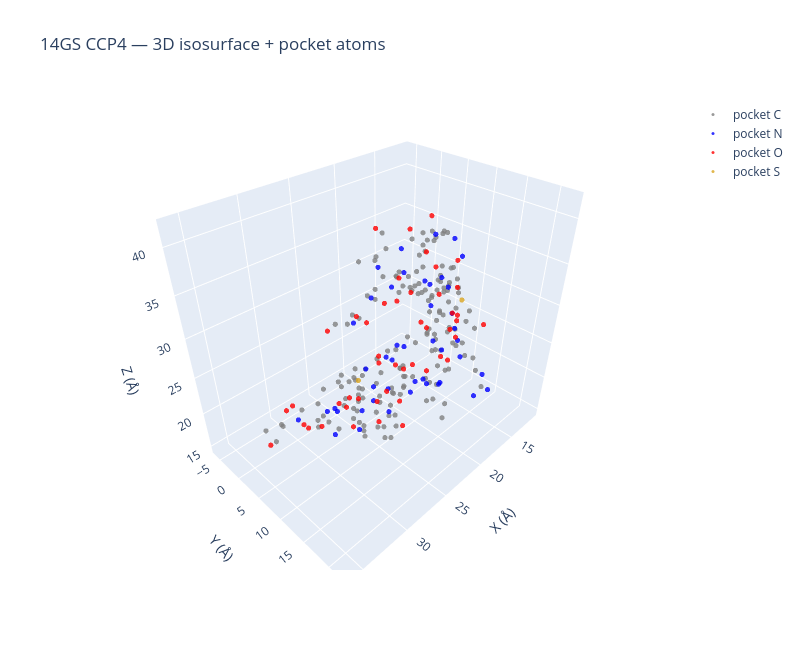

The cell this chart's notebook holds for it:
### Markdown cell above
## 6. 3D isosurface + pocket atoms

**Blue** = +1.5σ (positive density),  **red** = −3σ (negative / missing density).

### Code cell
# Sub-box around pocket centroid
R = 18
i0, i1 = max(0, ci - R), min(nu, ci + R)
j0, j1 = max(0, cj - R), min(nv, cj + R)
k0, k1 = max(0, ck - R), min(nw, ck + R)
sub = arr[i0:i1, j0:j1, k0:k1]

# Grid indices → Cartesian Å (monoclinic: x = a*fa + c*cos(β)*fc)
beta_rad = math.radians(cell.beta)
a_len, b_len, c_len = cell.a, cell.b, cell.c

ii = np.arange(i0, i1, dtype=float) / nu
jj = np.arange(j0, j1, dtype=float) / nv
kk = np.arange(k0, k1, dtype=float) / nw
Fi, Fj, Fk = np.meshgrid(ii, jj, kk, indexing="ij")

Xc = a_len * Fi + c_len * math.cos(beta_rad) * Fk
Yc = b_len * Fj
Zc = c_len * math.sin(beta_rad) * Fk

pos_thresh = mean + 1.5 * sigma
neg_thresh = mean - 3.0 * sigma

traces = []

traces.append(go.Isosurface(
    x=Xc.ravel(), y=Yc.ravel(), z=Zc.ravel(),
    value=sub.ravel(),
    isomin=pos_thresh, isomax=pos_thresh,
    surface_count=1,
    colorscale=[[0, "blue"], [1, "blue"]],
    showscale=False, opacity=0.35,
    name="+1.5σ",
    caps=dict(x_show=False, y_show=False, z_show=False),
))

traces.append(go.Isosurface(
    x=Xc.ravel(), y=Yc.ravel(), z=Zc.ravel(),
    value=sub.ravel(),
    isomin=neg_thresh, isomax=neg_thresh,
    surface_count=1,
    colorscale=[[0, "red"], [1, "red"]],
    showscale=False, opacity=0.25,
    name="−3σ",
    caps=dict(x_show=False, y_show=False, z_show=False),
))

for elem in sorted(set(pocket_elems)):
    mask = np.array([e == elem for e in pocket_elems])
    xyz  = pocket_xyz[mask]
    traces.append(go.Scatter3d(
        x=xyz[:, 0], y=xyz[:, 1], z=xyz[:, 2],
        mode="markers",
        marker=dict(size=3, color=ELEM_COLOR.get(elem, "purple"), opacity=0.8),
        name=f"pocket {elem}",
    ))

fig = go.Figure(traces)
fig.update_layout(
    title=f"{PDB_ID.upper()} CCP4 — 3D isosurface + pocket atoms",
    scene=dict(
        xaxis_title="X (Å)",
        yaxis_title="Y (Å)",
        zaxis_title="Z (Å)",
        aspectmode="data",
    ),
    width=800, height=650,
)
fig.show()

### Figure 1 — Plotly figure (JSON) as saved in the notebook; plotly's stock layout.template omitted (floating-point values rounded to 4 significant figures; data arrays with more than 128 entries replaced by an {"elided": "..."} marker saying what was removed)
{"data": [{"caps": {"x": {"show": false}, "y": {"show": false}, "z": {"show": false}}, "colorscale": [[0, "blue"], [1, "blue"]], "isomax": 0.2959, "isomin": 0.2959, "name": "+1.5σ", "opacity": 0.35, "showscale": false, "surface": {"count": 1}, "type": "isosurface", "value": {"elided": "33696 float values"}, "x": {"elided": "33696 float values"}, "y": {"elided": "33696 float values"}, "z": {"elided": "33696 float values"}}, {"caps": {"x": {"show": false}, "y": {"show": false}, "z": {"show": false}}, "colorscale": [[0, "red"], [1, "red"]], "isomax": -0.5919, "isomin": -0.5919, "name": "−3σ", "opacity": 0.25, "showscale": false, "surface": {"count": 1}, "type": "isosurface", "value": {"elided": "33696 float values"}, "x": {"elided": "33696 float values"}, "y": {"elided": "33696 float values"}, "z": {"elided": "33696 float values"}}, {"marker": {"color": "gray", "opacity": 0.8, "size": 3}, "mode": "markers", "name": "pocket C", "type": "scatter3d", "x": {"elided": "161 float values"}, "y": {"elided": "161 float values"}, "z": {"elided": "161 float values"}}, {"marker": {"color": "blue", "opacity": 0.8, "size": 3}, "mode": "markers", "name": "pocket N", "type": "scatter3d", "x": [19.6, 18.42, 19.96, 18.41, 20.65, 19.63, 22.82, 18.16, 21.97, 18.35, 19.27, 17.43, 23.09, 26.23, 28.22, 30.51, 30.7, 24.54, 25.46, 14.68, 18.16, 15.78, 25.74, 15.76, 13.36, 15.62, 13.88, 17.66, 19.8, 28.54, 31.4, 19.76, 23.22, 19.17, 18.8, 20.0, 19.67, 17.37, 22.05, 20.0, 23.52, 29.26, 32.86, 26.46, 19.13], "y": [13.88, 10.68, 5.716, 4.914, 4.475, 1.068, 4.888, 4.084, 7.245, 9.117, 11.06, 11.16, 5.611, 8.403, 6.635, 10.42, 9.433, 15.96, 12.44, 10.29, 11.18, 6.004, 13.55, 11.33, 1.74, -2.264, 3.971, 5.581, 15.38, 13.31, 12.47, 14.37, 18.45, 15.97, 20.25, 20.52, 22.3, 11.9, 19.92, 12.04, 11.41, 15.88, 7.614, 8.142, -5.654], "z": [26.07, 25.3, 23.73, 22.23, 21.92, 32.43, 31.36, 31.96, 15.65, 19.0, 19.82, 18.45, 17.5, 19.78, 20.38, 20.88, 23.74, 26.13, 24.23, 34.15, 33.47, 29.87, 28.64, 25.69, 27.82, 26.82, 25.26, 14.76, 31.4, 29.35, 26.19, 34.11, 26.16, 27.88, 24.9, 22.96, 24.38, 37.78, 29.22, 39.33, 39.16, 28.86, 23.43, 16.96, 22.24]}, {"marker": {"color": "red", "opacity": 0.8, "size": 3}, "mode": "markers", "name": "pocket O", "type": "scatter3d", "x": [18.42, 15.04, 17.68, 21.19, 17.76, 23.7, 26.3, 28.54, 31.64, 30.93, 32.17, 33.27, 25.71, 25.89, 25.38, 16.68, 19.34, 17.94, 13.69, 27.97, 12.78, 11.87, 16.02, 11.35, 15.45, 20.5, 17.23, 18.99, 18.28, 31.46, 29.65, 20.64, 22.49, 17.37, 20.3, 21.8, 21.83, 21.17, 24.4, 30.45, 35.95, 32.74, 28.05, 25.39, 22.52, 19.12, 20.51], "y": [12.34, 9.596, 2.403, 4.889, 5.027, 7.399, 5.072, 7.751, 6.981, 4.305, 11.12, 7.672, 11.03, 15.79, 14.53, 11.89, 9.433, 13.72, 4.276, 14.68, 13.28, 2.992, -0.429, 5.439, 5.417, 4.428, 5.2, 4.002, 14.5, 15.44, 13.77, 17.27, 15.12, 13.52, 11.07, 17.7, 10.31, 12.79, 8.428, 18.72, 8.292, 4.763, 9.712, 15.22, -5.952, -2.427, -2.419], "z": [23.78, 24.48, 30.51, 29.83, 29.48, 18.71, 18.72, 22.31, 20.95, 19.45, 23.8, 25.64, 27.19, 28.58, 23.46, 35.02, 27.93, 32.97, 30.66, 31.03, 25.17, 25.54, 25.6, 23.27, 23.41, 16.49, 18.8, 19.44, 29.32, 28.98, 26.69, 32.31, 25.73, 26.25, 37.34, 27.72, 40.16, 41.82, 40.79, 26.92, 23.02, 23.15, 19.56, 20.36, 22.9, 23.45, 25.15]}, {"marker": {"color": "goldenrod", "opacity": 0.8, "size": 3}, "mode": "markers", "name": "pocket S", "type": "scatter3d", "x": [23.14, 14.43], "y": [2.287, 10.63], "z": [19.16, 28.58]}], "layout": {"height": 650, "scene": {"aspectmode": "data", "xaxis": {"title": {"text": "X (Å)"}}, "yaxis": {"title": {"text": "Y (Å)"}}, "zaxis": {"title": {"text": "Z (Å)"}}}, "title": {"text": "14GS CCP4 — 3D isosurface + pocket atoms"}, "width": 800}}
